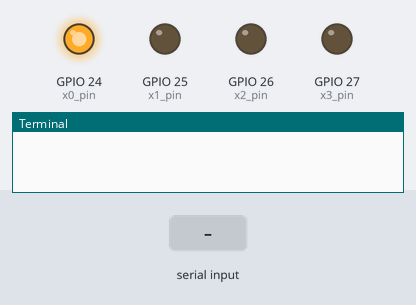
The program below on a simulated Raspberry Pi (BCM pin numbers). Parts: output pins drawn as LEDs (lit = HIGH), the last lines printed to the terminal. The inputs (shaded band) are chosen by the test bench.

Above: at 0.6 s.
At 17.2 s:
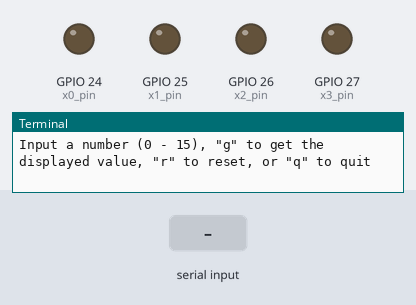
17.3 s: "r" typed at the terminal, then Enter
18.8 s: "g" typed at the terminal, then Enter
20.3 s: "5" typed at the terminal, then Enter
At 20.7 s:
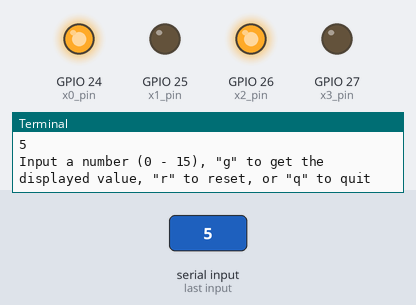
Timing chart, 0 to 23.3 s (numbered marks = the images above; inputs shaded):
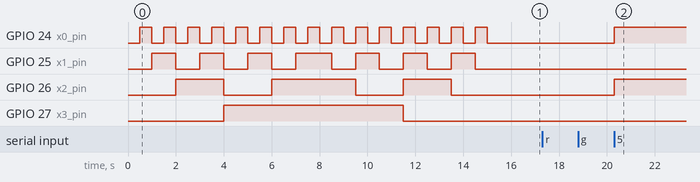

Measured:
- after the input at 20.3 s, GPIO 24 (x0_pin), GPIO 26 (x2_pin): LOW → HIGH at once

The program:

7seg_decoder_driver.py
```python
import RPi.GPIO as GPIO
import time

x0_pin = 24 #blue
x1_pin = 25 #green
x2_pin = 26 #yellow
x3_pin = 27 #orange

display_state = 0 #unused currently

display_value = 0

def setup():
    global display_value
    #using broadcom mode for gpio numbering
    GPIO.setmode(GPIO.BCM)

    #set up pins
    GPIO.setup(x0_pin, GPIO.OUT, initial = display_value & 1)
    GPIO.setup(x1_pin, GPIO.OUT, initial = display_value & 2)
    GPIO.setup(x2_pin, GPIO.OUT, initial = display_value & 4)
    GPIO.setup(x3_pin, GPIO.OUT, initial = display_value & 8)

def clean_up():
    GPIO.cleanup([x0_pin, x1_pin, x2_pin, x3_pin])

def set_display(value):
    global display_value
    if(value < 16 and value >= 0):
        display_value = value
        x0_value = value & 1
        x1_value = value & 2
        x2_value = value & 4
        x3_value = value & 8
        GPIO.output(x0_pin, x0_value)
        GPIO.output(x1_pin, x1_value)
        GPIO.output(x2_pin, x2_value)
        GPIO.output(x3_pin, x3_value)
        return 0
    else:
        return -1

def reset_display():
    set_display(0)

def increment_display():
    global display_value
    return set_display(display_value + 1)

def decrement_display():
    global display_value
    return set_display(display_value - 1)

def get_display_value():
    global display_value
    return display_value

def main():
    setup()
    for x in range(16):
        set_display(x)
        time.sleep(0.5)

    for x in range(16):
        decrement_display()
        time.sleep(0.5)

    var = 0
    while(True):
        var = input("Input a number (0 - 15), \"g\" to get the displayed value, \"r\" to reset, or \"q\" to quit")
        if(var == 'q'):
            break
        elif(var == 'r'):
            reset_display()
        elif(var == 'g'):
            print("Currently displayed value is: ", get_display_value())
        else:
            set_display(int(var))

    clean_up()

if __name__ == "__main__":
    main()
```
